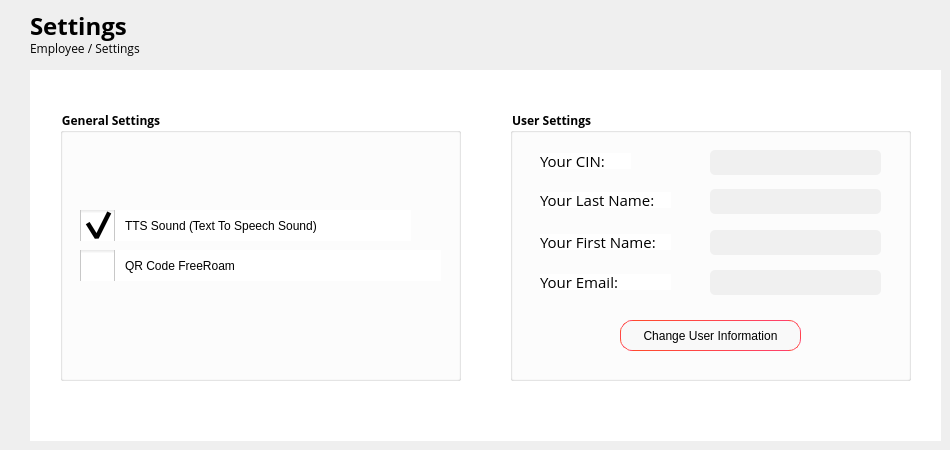
    <widget class="QWidget" name="page_4">
     <widget class="QLabel" name="label_98">
      <property name="geometry">
       <rect>
        <x>30</x>
        <y>40</y>
        <width>121</width>
        <height>16</height>
       </rect>
      </property>
      <property name="font">
       <font>
        <family>Open Sans</family>
       </font>
      </property>
      <property name="text">
       <string>Employee / Settings</string>
      </property>
     </widget>
     <widget class="QLabel" name="label_99">
      <property name="geometry">
       <rect>
        <x>30</x>
        <y>10</y>
        <width>101</width>
        <height>31</height>
       </rect>
      </property>
      <property name="font">
       <font>
        <family>Open Sans</family>
        <pointsize>18</pointsize>
        <weight>75</weight>
        <bold>true</bold>
       </font>
      </property>
      <property name="text">
       <string>Settings</string>
      </property>
     </widget>
     <widget class="QWidget" name="widget_14" native="true">
      <property name="geometry">
       <rect>
        <x>30</x>
        <y>70</y>
        <width>911</width>
        <height>371</height>
       </rect>
      </property>
      <property name="styleSheet">
       <string notr="true">QWidget{
	background-color: white;
}

QLineEdit {
    border: none;
    border-radius: 5px;
    padding: 5px 15px;
    background-color: white;
    color: black;
    font-size: 12px;
}


QLineEdit:disabled {
    background-color: #F0F0F0;
    color: #A0A0A0;
}

QLineEdit:read-only {
    background-color: #F0F0F0;
    color: #A0A0A0;
}


QCheckBox {
    spacing: 10px;
	
	font: 12pt &quot;Open Sans Light&quot;;
}

QCheckBox::indicator {
    width: 35px;
    height: 35px;
}

QCheckBox::indicator:unchecked {
    image: url(:assets/icons/unchecked.png);
}

QCheckBox::indicator:checked {
    image: url(:assets/icons/checked.png);
}

QDateEdit {
    border: none;
    background-color: rgb(255, 255, 255);
    color: black;
    font-size: 16px;
    font-weight: normal;
    padding: 5px;
    border-radius: 5px;
}

QDateEdit::drop-down {
    background-color: transparent;
    image: url(:/assets/icons/cil-arrow-bottom_black.png);
    width: 20px;
    height: 20px;
}

QDateEdit::down-arrow {
    image: url(:/assets/icons/cil-arrow-bottom_black.png);
}

QDateEdit::up-arrow {
    image: url(:/assets/icons/cil-arrow-top_black.png);
}

QDateEdit::down-button {
    image: url(:/assets/icons/cil-arrow-bottom_black.png);
}

QDateEdit::up-button {
    image: url(:/assets/icons/cil-arrow-top_black.png);
}

QDateEdit::calendarWidget {
    border: none;
    background-color: rgb(255, 255, 255);
    color: black;
    font-size: 16px;
    font-weight: normal;
    padding: 5px;
    border-radius: 5px;
}

QDateEdit::section {
    background-color: transparent;
    border: none;
}
</string>
      </property>
      <widget class="QGroupBox" name="groupBox_2">
       <property name="geometry">
        <rect>
         <x>480</x>
         <y>40</y>
         <width>401</width>
         <height>271</height>
        </rect>
       </property>
       <property name="font">
        <font>
         <family>Open Sans</family>
         <weight>75</weight>
         <bold>true</bold>
        </font>
       </property>
       <property name="title">
        <string>User Settings</string>
       </property>
       <widget class="QPushButton" name="pushButton_20">
        <property name="geometry">
         <rect>
          <x>110</x>
          <y>210</y>
          <width>181</width>
          <height>31</height>
         </rect>
        </property>
        <property name="cursor">
         <cursorShape>PointingHandCursor</cursorShape>
        </property>
        <property name="styleSheet">
         <string notr="true">QPushButton {
    border: 1px solid qlineargradient(x1:0, y1:0, x2:1, y2:0, stop:0 #FF4B2B, stop:1 #FF416C);
    border-radius: 12px;
    padding: 5px 15px;
    background: #f9f9f9;
    color: black;
    font-size: 12px;
}

QPushButton:hover {
    background-color: qlineargradient(x1:0, y1:0, x2:1, y2:0, stop:0 #FF416C, stop:1 #FF4B2B);
	color: white;
}

QPushButton:pressed {
    background-color: qlineargradient(x1:0, y1:0, x2:1, y2:0, stop:0 #FF4B2B, stop:1 #FF416C);
    border: 2px solid #FF416C;
    padding: 4px 14px 6px 16px;
}</string>
        </property>
        <property name="text">
         <string>Change User Information</string>
        </property>
       </widget>
       <widget class="QLineEdit" name="lineEdit_3">
        <property name="geometry">
         <rect>
          <x>200</x>
          <y>79</y>
          <width>171</width>
          <height>25</height>
         </rect>
        </property>
        <property name="readOnly">
         <bool>true</bool>
        </property>
       </widget>
       <widget class="QLabel" name="label_100">
        <property name="geometry">
         <rect>
          <x>30</x>
          <y>82</y>
          <width>131</width>
          <height>16</height>
         </rect>
        </property>
        <property name="font">
         <font>
          <family>Open Sans</family>
          <pointsize>11</pointsize>
         </font>
        </property>
        <property name="text">
         <string>Your Last Name:</string>
        </property>
       </widget>
       <widget class="QLineEdit" name="lineEdit_4">
        <property name="geometry">
         <rect>
          <x>200</x>
          <y>120</y>
          <width>171</width>
          <height>25</height>
         </rect>
        </property>
        <property name="readOnly">
         <bool>true</bool>
        </property>
       </widget>
       <widget class="QLineEdit" name="lineEdit_5">
        <property name="geometry">
         <rect>
          <x>200</x>
          <y>160</y>
          <width>171</width>
          <height>25</height>
         </rect>
        </property>
        <property name="readOnly">
         <bool>true</bool>
        </property>
       </widget>
       <widget class="QLabel" name="label_103">
        <property name="geometry">
         <rect>
          <x>30</x>
          <y>43</y>
          <width>91</width>
          <height>16</height>
         </rect>
        </property>
        <property name="font">
         <font>
          <family>Open Sans</family>
          <pointsize>11</pointsize>
         </font>
        </property>
        <property name="text">
         <string>Your CIN:</string>
        </property>
       </widget>
       <widget class="QLineEdit" name="lineEdit_6">
        <property name="geometry">
         <rect>
          <x>200</x>
          <y>40</y>
          <width>171</width>
          <height>25</height>
         </rect>
        </property>
        <property name="readOnly">
         <bool>true</bool>
        </property>
       </widget>
       <widget class="QLabel" name="label_101">
        <property name="geometry">
         <rect>
          <x>30</x>
          <y>124</y>
          <width>131</width>
          <height>16</height>
         </rect>
        </property>
        <property name="font">
         <font>
          <family>Open Sans</family>
          <pointsize>11</pointsize>
         </font>
        </property>
        <property name="text">
         <string>Your First Name:</string>
        </property>
       </widget>
       <widget class="QLabel" name="label_102">
        <property name="geometry">
         <rect>
          <x>30</x>
          <y>164</y>
          <width>131</width>
          <height>16</height>
         </rect>
        </property>
        <property name="font">
         <font>
          <family>Open Sans</family>
          <pointsize>11</pointsize>
         </font>
        </property>
        <property name="text">
         <string>Your Email:</string>
        </property>
       </widget>
      </widget>
      <widget class="QGroupBox" name="groupBox">
       <property name="geometry">
        <rect>
         <x>30</x>
         <y>40</y>
         <width>401</width>
         <height>271</height>
        </rect>
       </property>
       <property name="font">
        <font>
         <family>Open Sans</family>
         <weight>75</weight>
         <bold>true</bold>
        </font>
       </property>
       <property name="title">
        <string>General Settings</string>
       </property>
       <widget class="QCheckBox" name="ttsenable">
        <property name="geometry">
         <rect>
          <x>20</x>
          <y>100</y>
          <width>331</width>
          <height>31</height>
         </rect>
        </property>
        <property name="text">
         <string>TTS Sound (Text To Speech Sound)</string>
        </property>
        <property name="checked">
         <bool>true</bool>
        </property>
       </widget>
       <widget class="QCheckBox" name="qrenable">
        <property name="geometry">
         <rect>
          <x>20</x>
          <y>140</y>
          <width>361</width>
          <height>31</height>
         </rect>
        </property>
        <property name="text">
         <string>QR Code FreeRoam</string>
        </property>
       </widget>
      </widget>
     </widget>
    </widget>
